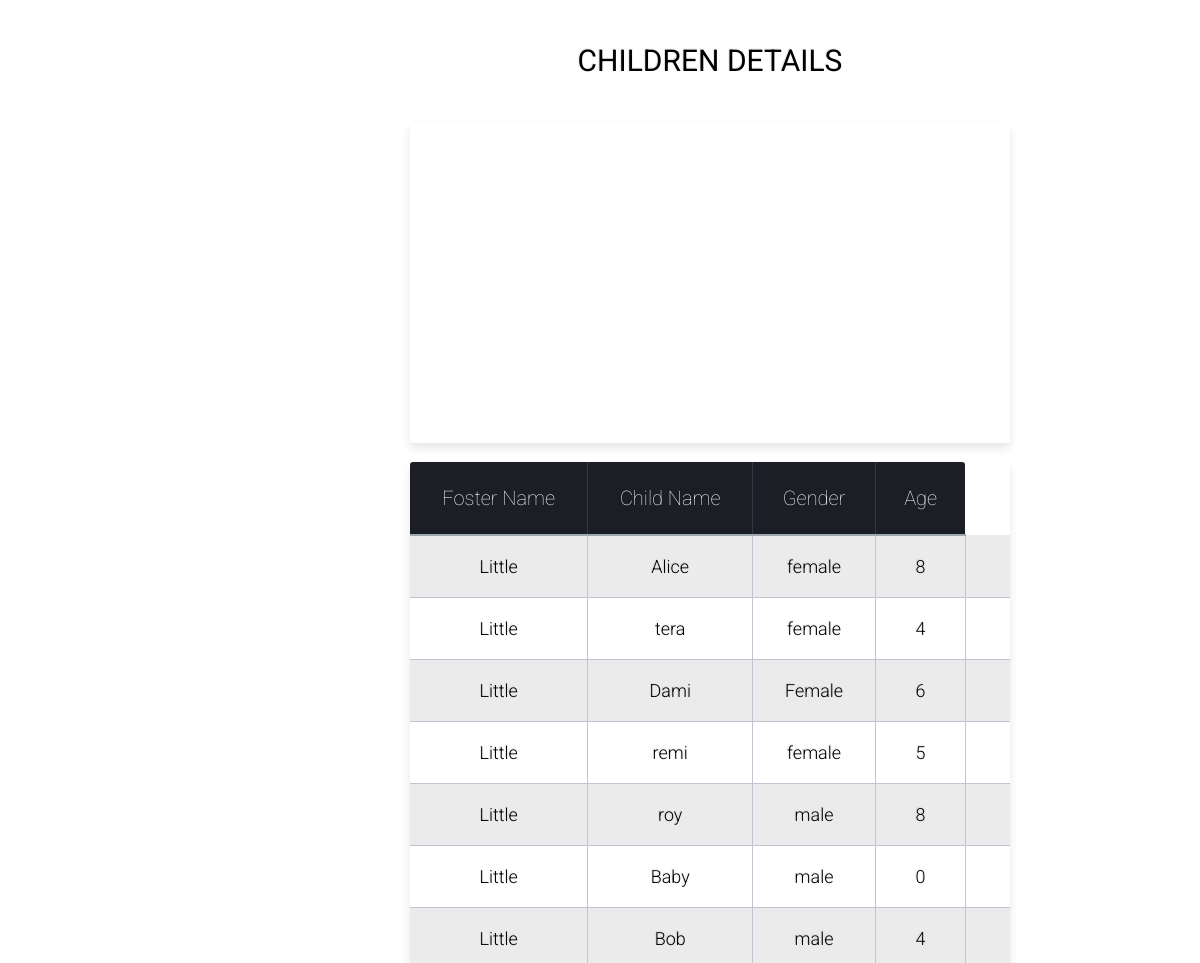
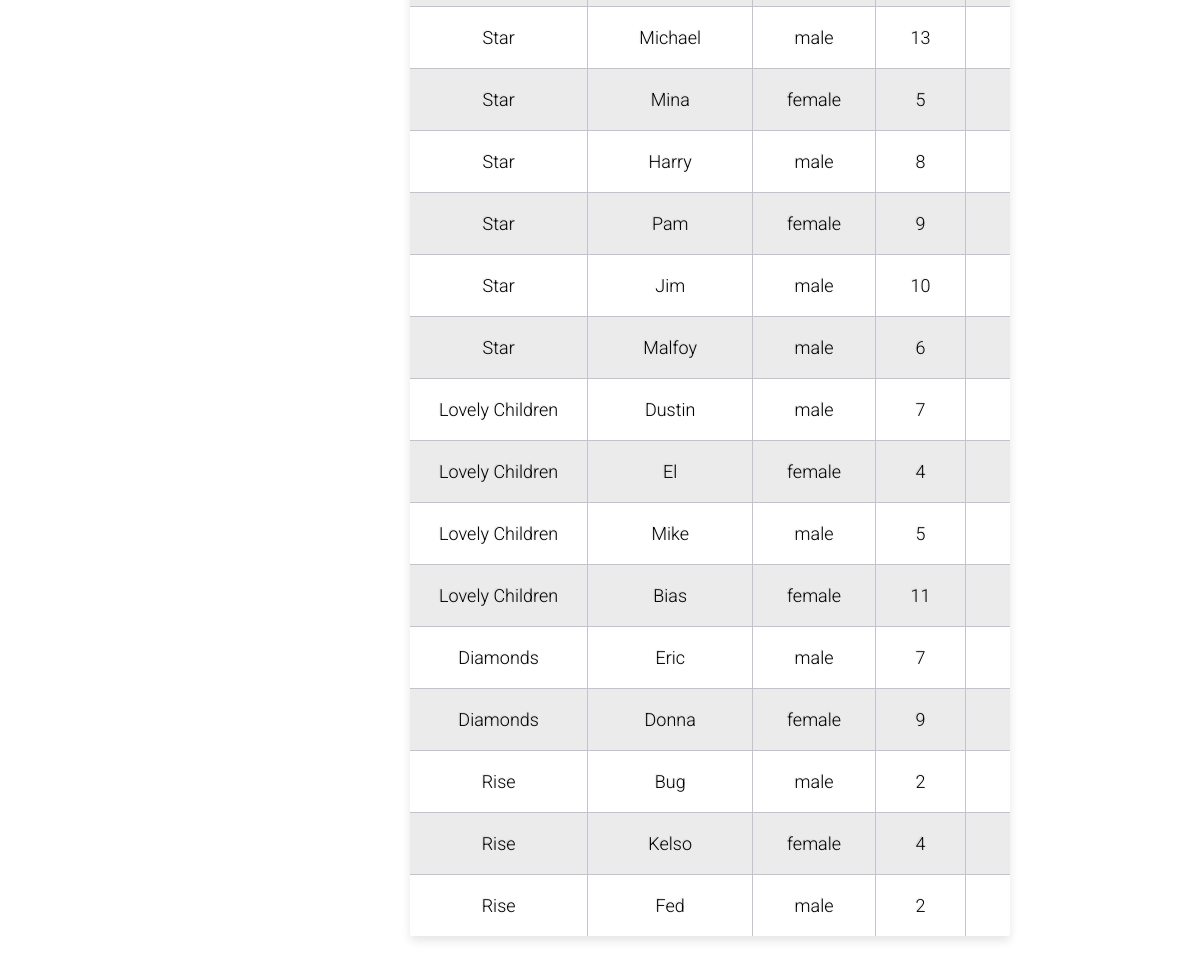
Page /MVC/View/ChildInfo.php on the committed database (2 pictures, top to bottom).
### tables this page shows
CREATE TABLE `children` (
  `ID` int(5) NOT NULL,
  `foster_ID` int(5) NOT NULL,
  `child_age` int(2) NOT NULL,
  `child_gender` varchar(20) NOT NULL,
  `user_ID` int(5) DEFAULT 0,
  `status` varchar(20) NOT NULL DEFAULT 'Present',
  `child_name` varchar(100) NOT NULL,
  `foster_area` varchar(100) NOT NULL
);

CREATE TABLE `foster` (
  `ID` int(5) NOT NULL,
  `foster_name` varchar(100) NOT NULL,
  `registration_ID` varchar(20) NOT NULL,
  `phone` int(20) DEFAULT NULL,
  `email` varchar(100) DEFAULT NULL,
  `foster_username` varchar(20) NOT NULL,
  `password` varchar(6) NOT NULL,
  `foster_area` varchar(100) DEFAULT NULL
);

### MVC/View/ChildInfo.php (the view, shortened to what this page needs)
<!DOCTYPE html>
<html lang="en">
<head>
</head>
<body><center>
  <div class=test>
<div class="table-title">
<h3>Children details</h3>
</div>
<table class="table-fill">
<tbody class="table-hover">
    <div class=test>
<div class='table-title'>
</div>
<table class='table-fill'>
<thead>
    <tr>
      <th>Foster Name</th>
      <th>Child Name</th>
      <th>Gender</th>
      <th>Age</th>
    </tr>
  </thead><tbody class='table-hover'>
<br>
<?php
require_once('DBconnect.php');
    $sql = "select * from foster inner join children on foster.ID=children.foster_ID order by foster.ID";
    $result = $conn->query($sql);
if ($result -> num_rows > 0) {
  while($row = $result -> fetch_assoc()) {
    echo "<tr><td>".$row["foster_name"]."</td><td>".$row['child_name']."</td><td>".$row['child_gender']."</td><td>".$row['child_age']."</td><td>";
  }
  echo "</tbody></table>";
}
     ?>
    </div></center>
    <br><br>
</body>
</html>

### MVC/View/ChildInfo.php (style rules this page uses)
body { font-family: "Roboto", helvetica, arial, sans-serif; font-size: 16px; font-weight: 400; text-rendering: optimizeLegibility; }
.test { margin-left: 220px; }
div.table-title { display: block; margin: auto; max-width: 600px; padding:5px; width: 100%; }
.table-title h3 { color: black; font-size: 30px; font-weight: 400; font-style:normal; font-family: "Roboto", helvetica, arial, sans-serif; text-shadow: -1px -1px 1px rgba(0, 0, 0, 0.1); text-transform:uppercase; }
.table-fill { background: white; border-radius:3px; border-collapse: collapse; height: 320px; margin: auto; max-width: 600px; padding:5px; width: 100%; box-shadow: 0 5px 10px rgba(0, 0, 0, 0.1); animation: float 5s infinite; }
th { color:white;; background:#1b1e24; border-bottom:2px solid #9ea7af; border-right: 1px solid #343a45; font-size:20px; font-weight: 100; padding:24px; text-align:center; text-shadow: 0 1px 1px rgba(0, 0, 0, 0.1); vertical-align:middle; }
th:first-child { border-top-left-radius:3px; }
th:last-child { border-top-right-radius:3px; border-right:none; }
tr { border-top: 1px solid white; border-bottom: 1px solid #C1C3D1; color:black; font-size:16px; font-weight:normal; text-shadow: 0 1px 1px rgba(256, 256, 256, 0.1); }
tr:first-child { border-top:none; }
tr:last-child { border-bottom:none; }
tr:nth-child(odd) td { background:#EBEBEB; }
tr:last-child td:first-child { border-bottom-left-radius:3px; }
tr:last-child td:last-child { border-bottom-right-radius:3px; }
td { background:#FFFFFF; padding:20px; text-align:center; vertical-align:middle; font-weight:300; font-size:18px; text-shadow: -1px -1px 1px rgba(0, 0, 0, 0.1); border-right: 1px solid #C1C3D1; }
td:last-child { border-right: 0px; }

### rows in the picture
children: foster_ID.foster_name "Little", child_name "Alice", child_gender "female", child_age "8"
children: foster_ID.foster_name "Little", child_name "tera", child_gender "female", child_age "4"
children: foster_ID.foster_name "Little", child_name "Dami", child_gender "Female", child_age "6"
children: foster_ID.foster_name "Little", child_name "remi", child_gender "female", child_age "5"
children: foster_ID.foster_name "Little", child_name "roy", child_gender "male", child_age "8"
children: foster_ID.foster_name "Little", child_name "Baby", child_gender "male", child_age "0"
children: foster_ID.foster_name "Little", child_name "Bob", child_gender "male", child_age "4"
children: foster_ID.foster_name "Star", child_name "Michael", child_gender "male", child_age "13"
children: foster_ID.foster_name "Star", child_name "Mina", child_gender "female", child_age "5"
children: foster_ID.foster_name "Star", child_name "Harry", child_gender "male", child_age "8"
children: foster_ID.foster_name "Star", child_name "Pam", child_gender "female", child_age "9"
children: foster_ID.foster_name "Star", child_name "Jim", child_gender "male", child_age "10"
children: foster_ID.foster_name "Star", child_name "Malfoy", child_gender "male", child_age "6"
children: foster_ID.foster_name "Lovely Children", child_name "Dustin", child_gender "male", child_age "7"
children: foster_ID.foster_name "Lovely Children", child_name "El", child_gender "female", child_age "4"
children: foster_ID.foster_name "Lovely Children", child_name "Mike", child_gender "male", child_age "5"
children: foster_ID.foster_name "Lovely Children", child_name "Bias", child_gender "female", child_age "11"
children: foster_ID.foster_name "Diamonds", child_name "Eric", child_gender "male", child_age "7"
children: foster_ID.foster_name "Diamonds", child_name "Donna", child_gender "female", child_age "9"
children: foster_ID.foster_name "Rise", child_name "Bug", child_gender "male", child_age "2"
children: foster_ID.foster_name "Rise", child_name "Kelso", child_gender "female", child_age "4"
children: foster_ID.foster_name "Rise", child_name "Fed", child_gender "male", child_age "2"
